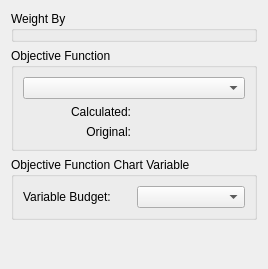
<?xml version="1.0" encoding="UTF-8"?>
<ui version="4.0">
 <class>NACalculateForm</class>
 <widget class="QWidget" name="NACalculateForm">
  <property name="geometry">
   <rect>
    <x>0</x>
    <y>0</y>
    <width>268</width>
    <height>269</height>
   </rect>
  </property>
  <property name="windowTitle">
   <string>Form</string>
  </property>
  <layout class="QVBoxLayout" name="verticalLayout_2">
   <item>
    <widget class="QGroupBox" name="weightGroupBox">
     <property name="title">
      <string>Weight By</string>
     </property>
     <property name="flat">
      <bool>true</bool>
     </property>
    </widget>
   </item>
   <item>
    <widget class="QGroupBox" name="objectiveGroupBox">
     <property name="title">
      <string>Objective Function</string>
     </property>
     <property name="flat">
      <bool>true</bool>
     </property>
     <layout class="QVBoxLayout" name="verticalLayout">
      <item>
       <widget class="QComboBox" name="objectiveComboBox"/>
      </item>
      <item>
       <layout class="QHBoxLayout" name="horizontalLayout">
        <item>
         <widget class="QLabel" name="label">
          <property name="text">
           <string>Calculated:</string>
          </property>
          <property name="alignment">
           <set>Qt::AlignRight|Qt::AlignTrailing|Qt::AlignVCenter</set>
          </property>
         </widget>
        </item>
        <item>
         <widget class="QLabel" name="reducedLabel">
          <property name="text">
           <string/>
          </property>
         </widget>
        </item>
       </layout>
      </item>
      <item>
       <layout class="QHBoxLayout" name="horizontalLayout_2">
        <item>
         <widget class="QLabel" name="label_2">
          <property name="text">
           <string>Original:</string>
          </property>
          <property name="alignment">
           <set>Qt::AlignRight|Qt::AlignTrailing|Qt::AlignVCenter</set>
          </property>
         </widget>
        </item>
        <item>
         <widget class="QLabel" name="origLabel">
          <property name="text">
           <string/>
          </property>
         </widget>
        </item>
       </layout>
      </item>
     </layout>
    </widget>
   </item>
   <item>
    <widget class="QGroupBox" name="groupBox">
     <property name="title">
      <string>Objective Function Chart Variable</string>
     </property>
     <property name="flat">
      <bool>true</bool>
     </property>
     <layout class="QHBoxLayout" name="horizontalLayout_3">
      <item>
       <widget class="QLabel" name="label_3">
        <property name="text">
         <string>Variable Budget:</string>
        </property>
       </widget>
      </item>
      <item>
       <widget class="QComboBox" name="unfixedBudgetBox"/>
      </item>
     </layout>
    </widget>
   </item>
   <item>
    <spacer name="verticalSpacer">
     <property name="orientation">
      <enum>Qt::Vertical</enum>
     </property>
     <property name="sizeHint" stdset="0">
      <size>
       <width>20</width>
       <height>40</height>
      </size>
     </property>
    </spacer>
   </item>
  </layout>
 </widget>
 <resources/>
 <connections/>
</ui>
